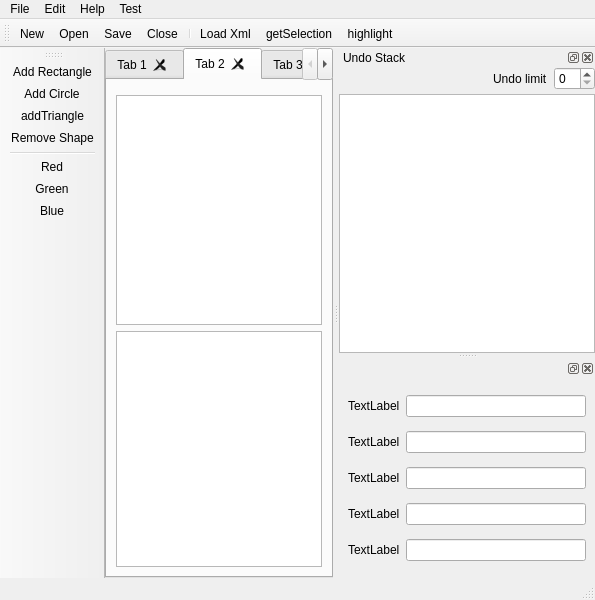
<?xml version="1.0" encoding="UTF-8"?>
<ui version="4.0">
 <class>MainWindow</class>
 <widget class="QMainWindow" name="MainWindow">
  <property name="geometry">
   <rect>
    <x>0</x>
    <y>0</y>
    <width>595</width>
    <height>600</height>
   </rect>
  </property>
  <property name="iconSize">
   <size>
    <width>32</width>
    <height>32</height>
   </size>
  </property>
  <widget class="QWidget" name="centralwidget">
   <layout class="QHBoxLayout" name="horizontalLayout_2">
    <property name="spacing">
     <number>0</number>
    </property>
    <property name="margin">
     <number>0</number>
    </property>
    <item>
     <widget class="QTabWidget" name="documentTabs">
      <property name="currentIndex">
       <number>1</number>
      </property>
      <property name="documentMode">
       <bool>false</bool>
      </property>
      <property name="tabsClosable">
       <bool>true</bool>
      </property>
      <property name="movable">
       <bool>true</bool>
      </property>
      <widget class="QWidget" name="tab">
       <attribute name="title">
        <string>Tab 1</string>
       </attribute>
       <layout class="QVBoxLayout" name="verticalLayout">
        <item>
         <widget class="QTextBrowser" name="textBrowser">
          <property name="documentTitle">
           <string>Moo</string>
          </property>
          <property name="html">
           <string>&lt;!DOCTYPE HTML PUBLIC &quot;-//W3C//DTD HTML 4.0//EN&quot; &quot;http://www.w3.org/TR/REC-html40/strict.dtd&quot;&gt;
&lt;html&gt;&lt;head&gt;&lt;meta name=&quot;qrichtext&quot; content=&quot;1&quot; /&gt;&lt;title&gt;Moo&lt;/title&gt;&lt;style type=&quot;text/css&quot;&gt;
p, li { white-space: pre-wrap; }
&lt;/style&gt;&lt;/head&gt;&lt;body style=&quot; font-family:'MS Shell Dlg 2'; font-size:8.25pt; font-weight:400; font-style:normal;&quot;&gt;
&lt;p style=&quot; margin-top:0px; margin-bottom:0px; margin-left:0px; margin-right:0px; -qt-block-indent:0; text-indent:0px;&quot;&gt;&lt;span style=&quot; font-size:8pt;&quot;&gt;This is &lt;/span&gt;&lt;span style=&quot; font-size:16pt;&quot;&gt;Really&lt;/span&gt;&lt;span style=&quot; font-size:8pt;&quot;&gt; fun !&lt;/span&gt;&lt;/p&gt;
&lt;p style=&quot;-qt-paragraph-type:empty; margin-top:0px; margin-bottom:0px; margin-left:0px; margin-right:0px; -qt-block-indent:0; text-indent:0px; font-size:8pt;&quot;&gt;&lt;/p&gt;
&lt;p style=&quot; margin-top:0px; margin-bottom:0px; margin-left:0px; margin-right:0px; -qt-block-indent:0; text-indent:0px;&quot;&gt;&lt;span style=&quot; font-size:8pt; font-weight:600;&quot;&gt;Detailed Description&lt;/span&gt;&lt;/p&gt;
&lt;p style=&quot; margin-top:12px; margin-bottom:12px; margin-left:0px; margin-right:0px; -qt-block-indent:0; text-indent:0px;&quot;&gt;&lt;span style=&quot; font-size:8pt;&quot;&gt;The QMdiArea widget provides an area in which MDI windows are displayed.&lt;/span&gt;&lt;/p&gt;
&lt;p style=&quot; margin-top:12px; margin-bottom:12px; margin-left:0px; margin-right:0px; -qt-block-indent:0; text-indent:0px;&quot;&gt;&lt;span style=&quot; font-size:8pt; text-decoration: underline;&quot;&gt;QMdiArea&lt;/span&gt;&lt;span style=&quot; font-size:8pt;&quot;&gt; functions, essentially, like a &lt;/span&gt;&lt;span style=&quot; font-size:8pt; font-style:italic;&quot;&gt;window&lt;/span&gt;&lt;span style=&quot; font-size:8pt;&quot;&gt; manager for MDI windows. For instance, it draws the windows it manages on itself and arranges them in a cascading or tile pattern. QMdiArea is commonly used as the center widget in a &lt;/span&gt;&lt;a href=&quot;qmainwindow.html&quot;&gt;&lt;span style=&quot; font-size:8pt; text-decoration: underline; color:#0000ff;&quot;&gt;QMainWindow&lt;/span&gt;&lt;/a&gt;&lt;span style=&quot; font-size:8pt;&quot;&gt; to create MDI applications, but can also be placed in any layout. The following code adds an area to a main window:&lt;/span&gt;&lt;/p&gt;&lt;/body&gt;&lt;/html&gt;</string>
          </property>
         </widget>
        </item>
       </layout>
      </widget>
      <widget class="QWidget" name="tab_2">
       <attribute name="title">
        <string>Tab 2</string>
       </attribute>
       <layout class="QVBoxLayout" name="verticalLayout_4">
        <item>
         <layout class="QVBoxLayout" name="verticalLayout_2">
          <item>
           <widget class="QsciScintilla" name="textEdit">
            <property name="toolTip">
             <string/>
            </property>
            <property name="whatsThis">
             <string/>
            </property>
           </widget>
          </item>
          <item>
           <widget class="QTextEdit" name="textEditN"/>
          </item>
         </layout>
        </item>
        <item>
         <widget class="CodeEditor" name="codeEditor"/>
        </item>
       </layout>
      </widget>
      <widget class="QWidget" name="tab_3">
       <attribute name="title">
        <string>Tab 3</string>
       </attribute>
       <layout class="QVBoxLayout" name="verticalLayout_6">
        <item>
         <layout class="QVBoxLayout" name="verticalLayout_5">
          <item>
           <widget class="QTreeWidget" name="prjExplorer">
            <column>
             <property name="text">
              <string notr="true">1</string>
             </property>
            </column>
           </widget>
          </item>
          <item>
           <widget class="QTreeView" name="prjView"/>
          </item>
          <item>
           <layout class="QGridLayout" name="gridLayout_3">
            <item row="0" column="0">
             <widget class="QPushButton" name="pbTest">
              <property name="text">
               <string>Test</string>
              </property>
             </widget>
            </item>
            <item row="0" column="1">
             <widget class="QPushButton" name="pbLoadProject">
              <property name="text">
               <string>Load Project</string>
              </property>
             </widget>
            </item>
            <item row="1" column="0" colspan="2">
             <widget class="QCommandLinkButton" name="commandLinkButton">
              <property name="text">
               <string>CommandLinkButton</string>
              </property>
             </widget>
            </item>
           </layout>
          </item>
         </layout>
        </item>
       </layout>
      </widget>
     </widget>
    </item>
   </layout>
  </widget>
  <widget class="QMenuBar" name="menubar">
   <property name="geometry">
    <rect>
     <x>0</x>
     <y>0</y>
     <width>595</width>
     <height>20</height>
    </rect>
   </property>
   <widget class="QMenu" name="menuFile">
    <property name="title">
     <string>File</string>
    </property>
    <addaction name="actionNew"/>
    <addaction name="actionOpen"/>
    <addaction name="actionSave"/>
    <addaction name="actionClose"/>
    <addaction name="separator"/>
    <addaction name="actionExit"/>
   </widget>
   <widget class="QMenu" name="menuShape">
    <property name="title">
     <string>Edit</string>
    </property>
    <widget class="QMenu" name="menuMacros">
     <property name="title">
      <string>Macros</string>
     </property>
     <addaction name="actionAddRobot"/>
     <addaction name="actionAddSnowman"/>
    </widget>
    <addaction name="separator"/>
    <addaction name="actionAddCircle"/>
    <addaction name="actionAddRectangle"/>
    <addaction name="actionAddTriangle"/>
    <addaction name="actionRemoveShape"/>
    <addaction name="separator"/>
    <addaction name="actionRed"/>
    <addaction name="actionGreen"/>
    <addaction name="actionBlue"/>
    <addaction name="separator"/>
    <addaction name="menuMacros"/>
   </widget>
   <widget class="QMenu" name="menuHelp">
    <property name="title">
     <string>Help</string>
    </property>
    <addaction name="actionAbout"/>
    <addaction name="actionAboutQt"/>
   </widget>
   <widget class="QMenu" name="menuTest">
    <property name="title">
     <string>Test</string>
    </property>
    <addaction name="actionLoadXml"/>
    <addaction name="actionRun_Dirsearch"/>
   </widget>
   <addaction name="menuFile"/>
   <addaction name="menuShape"/>
   <addaction name="menuHelp"/>
   <addaction name="menuTest"/>
  </widget>
  <widget class="QStatusBar" name="statusbar"/>
  <widget class="QToolBar" name="toolBar">
   <property name="windowTitle">
    <string>File actions</string>
   </property>
   <property name="orientation">
    <enum>Qt::Horizontal</enum>
   </property>
   <attribute name="toolBarArea">
    <enum>TopToolBarArea</enum>
   </attribute>
   <attribute name="toolBarBreak">
    <bool>false</bool>
   </attribute>
   <addaction name="actionNew"/>
   <addaction name="actionOpen"/>
   <addaction name="actionSave"/>
   <addaction name="actionClose"/>
   <addaction name="separator"/>
   <addaction name="actionLoadXml"/>
   <addaction name="actionGetSelection"/>
   <addaction name="actionHighlight"/>
  </widget>
  <widget class="QToolBar" name="shapeToolBar">
   <property name="windowTitle">
    <string>Shape actions</string>
   </property>
   <property name="orientation">
    <enum>Qt::Vertical</enum>
   </property>
   <attribute name="toolBarArea">
    <enum>LeftToolBarArea</enum>
   </attribute>
   <attribute name="toolBarBreak">
    <bool>false</bool>
   </attribute>
   <addaction name="actionAddRectangle"/>
   <addaction name="actionAddCircle"/>
   <addaction name="actionAddTriangle"/>
   <addaction name="actionRemoveShape"/>
   <addaction name="separator"/>
   <addaction name="actionRed"/>
   <addaction name="actionGreen"/>
   <addaction name="actionBlue"/>
  </widget>
  <widget class="QDockWidget" name="dockWidget">
   <property name="windowTitle">
    <string>Undo Stack</string>
   </property>
   <attribute name="dockWidgetArea">
    <number>2</number>
   </attribute>
   <widget class="QWidget" name="dockWidgetContents">
    <layout class="QVBoxLayout">
     <property name="spacing">
      <number>4</number>
     </property>
     <property name="margin">
      <number>0</number>
     </property>
     <item>
      <layout class="QHBoxLayout">
       <property name="spacing">
        <number>6</number>
       </property>
       <property name="margin">
        <number>0</number>
       </property>
       <item>
        <spacer>
         <property name="orientation">
          <enum>Qt::Horizontal</enum>
         </property>
         <property name="sizeHint" stdset="0">
          <size>
           <width>40</width>
           <height>20</height>
          </size>
         </property>
        </spacer>
       </item>
       <item>
        <widget class="QLabel" name="label">
         <property name="text">
          <string>Undo limit</string>
         </property>
        </widget>
       </item>
       <item>
        <widget class="QSpinBox" name="undoLimit"/>
       </item>
      </layout>
     </item>
     <item>
      <widget class="QUndoView" name="undoView">
       <property name="alternatingRowColors">
        <bool>false</bool>
       </property>
      </widget>
     </item>
    </layout>
   </widget>
  </widget>
  <widget class="QDockWidget" name="dockWidget_2">
   <attribute name="dockWidgetArea">
    <number>2</number>
   </attribute>
   <widget class="QWidget" name="dockWidgetContents_2">
    <layout class="QVBoxLayout" name="verticalLayout_3">
     <item>
      <layout class="QGridLayout" name="gridLayout_5">
       <item row="0" column="0">
        <widget class="QLabel" name="label_5">
         <property name="text">
          <string>TextLabel</string>
         </property>
        </widget>
       </item>
       <item row="0" column="1">
        <widget class="QLineEdit" name="leMarked">
         <property name="readOnly">
          <bool>true</bool>
         </property>
        </widget>
       </item>
      </layout>
     </item>
     <item>
      <layout class="QGridLayout" name="gridLayout_2">
       <item row="0" column="0">
        <widget class="QLabel" name="label_6">
         <property name="text">
          <string>TextLabel</string>
         </property>
        </widget>
       </item>
       <item row="0" column="1">
        <widget class="QLineEdit" name="lineEdit_6"/>
       </item>
      </layout>
     </item>
     <item>
      <layout class="QGridLayout" name="gridLayout_4">
       <item row="0" column="0">
        <widget class="QLabel" name="label_7">
         <property name="text">
          <string>TextLabel</string>
         </property>
        </widget>
       </item>
       <item row="0" column="1">
        <widget class="QLineEdit" name="lineEdit_7"/>
       </item>
      </layout>
     </item>
     <item>
      <layout class="QGridLayout" name="gridLayout_1">
       <item row="0" column="0">
        <widget class="QLabel" name="label_8">
         <property name="text">
          <string>TextLabel</string>
         </property>
        </widget>
       </item>
       <item row="0" column="1">
        <widget class="QLineEdit" name="lineEdit_8"/>
       </item>
      </layout>
     </item>
     <item>
      <layout class="QGridLayout" name="gridLayout_6">
       <item row="0" column="0">
        <widget class="QLabel" name="label_9">
         <property name="text">
          <string>TextLabel</string>
         </property>
        </widget>
       </item>
       <item row="0" column="1">
        <widget class="QLineEdit" name="lineEdit_9"/>
       </item>
      </layout>
     </item>
    </layout>
   </widget>
  </widget>
  <action name="actionOpen">
   <property name="icon">
    <iconset resource="mainwindow.qrc">
     <normaloff>:/icons/fileopen.png</normaloff>:/icons/fileopen.png</iconset>
   </property>
   <property name="text">
    <string>&amp;Open</string>
   </property>
  </action>
  <action name="actionClose">
   <property name="icon">
    <iconset resource="mainwindow.qrc">
     <normaloff>:/icons/fileclose.png</normaloff>:/icons/fileclose.png</iconset>
   </property>
   <property name="text">
    <string>&amp;Close</string>
   </property>
  </action>
  <action name="actionNew">
   <property name="icon">
    <iconset resource="mainwindow.qrc">
     <normaloff>:/icons/filenew.png</normaloff>:/icons/filenew.png</iconset>
   </property>
   <property name="text">
    <string>&amp;New</string>
   </property>
  </action>
  <action name="actionSave">
   <property name="icon">
    <iconset resource="mainwindow.qrc">
     <normaloff>:/icons/filesave.png</normaloff>:/icons/filesave.png</iconset>
   </property>
   <property name="text">
    <string>&amp;Save</string>
   </property>
  </action>
  <action name="actionExit">
   <property name="icon">
    <iconset resource="mainwindow.qrc">
     <normaloff>:/icons/exit.png</normaloff>:/icons/exit.png</iconset>
   </property>
   <property name="text">
    <string>E&amp;xit</string>
   </property>
  </action>
  <action name="actionRed">
   <property name="icon">
    <iconset resource="mainwindow.qrc">
     <normaloff>:/icons/red.png</normaloff>:/icons/red.png</iconset>
   </property>
   <property name="text">
    <string>Red</string>
   </property>
  </action>
  <action name="actionGreen">
   <property name="icon">
    <iconset resource="mainwindow.qrc">
     <normaloff>:/icons/green.png</normaloff>:/icons/green.png</iconset>
   </property>
   <property name="text">
    <string>Green</string>
   </property>
  </action>
  <action name="actionBlue">
   <property name="icon">
    <iconset resource="mainwindow.qrc">
     <normaloff>:/icons/blue.png</normaloff>:/icons/blue.png</iconset>
   </property>
   <property name="text">
    <string>Blue</string>
   </property>
  </action>
  <action name="actionAddRectangle">
   <property name="icon">
    <iconset resource="mainwindow.qrc">
     <normaloff>:/icons/rectangle.png</normaloff>:/icons/rectangle.png</iconset>
   </property>
   <property name="text">
    <string>Add Rectangle</string>
   </property>
  </action>
  <action name="actionAddCircle">
   <property name="icon">
    <iconset resource="mainwindow.qrc">
     <normaloff>:/icons/circle.png</normaloff>:/icons/circle.png</iconset>
   </property>
   <property name="text">
    <string>Add Circle</string>
   </property>
  </action>
  <action name="actionRemoveShape">
   <property name="icon">
    <iconset resource="mainwindow.qrc">
     <normaloff>:/icons/remove.png</normaloff>:/icons/remove.png</iconset>
   </property>
   <property name="text">
    <string>Remove Shape</string>
   </property>
  </action>
  <action name="actionAddRobot">
   <property name="text">
    <string>Add robot</string>
   </property>
  </action>
  <action name="actionAddSnowman">
   <property name="text">
    <string>Add snowan</string>
   </property>
  </action>
  <action name="actionAddTriangle">
   <property name="icon">
    <iconset resource="mainwindow.qrc">
     <normaloff>:/icons/triangle.png</normaloff>:/icons/triangle.png</iconset>
   </property>
   <property name="text">
    <string>addTriangle</string>
   </property>
  </action>
  <action name="actionAbout">
   <property name="text">
    <string>About</string>
   </property>
  </action>
  <action name="actionAboutQt">
   <property name="text">
    <string>About Qt</string>
   </property>
  </action>
  <action name="actionLoadXml">
   <property name="icon">
    <iconset resource="mainwindow.qrc">
     <normaloff>:/icons/source_xml.png</normaloff>:/icons/source_xml.png</iconset>
   </property>
   <property name="text">
    <string>Load Xml</string>
   </property>
  </action>
  <action name="actionGetSelection">
   <property name="text">
    <string>getSelection</string>
   </property>
  </action>
  <action name="actionHighlight">
   <property name="text">
    <string>highlight</string>
   </property>
  </action>
  <action name="actionRun_Dirsearch">
   <property name="text">
    <string>Run Dirsearch</string>
   </property>
  </action>
 </widget>
 <customwidgets>
  <customwidget>
   <class>QsciScintilla</class>
   <extends>QFrame</extends>
   <header>Qsci/qsciscintilla.h</header>
   <container>1</container>
  </customwidget>
  <customwidget>
   <class>QUndoView</class>
   <extends>QListView</extends>
   <header>qundoview.h</header>
  </customwidget>
  <customwidget>
   <class>CodeEditor</class>
   <extends>QPlainTextEdit</extends>
   <header>CodeEditor.h</header>
  </customwidget>
 </customwidgets>
 <resources>
  <include location="mainwindow.qrc"/>
 </resources>
 <connections>
  <connection>
   <sender>actionExit</sender>
   <signal>triggered()</signal>
   <receiver>MainWindow</receiver>
   <slot>close()</slot>
   <hints>
    <hint type="sourcelabel">
     <x>-1</x>
     <y>-1</y>
    </hint>
    <hint type="destinationlabel">
     <x>283</x>
     <y>299</y>
    </hint>
   </hints>
  </connection>
 </connections>
</ui>
